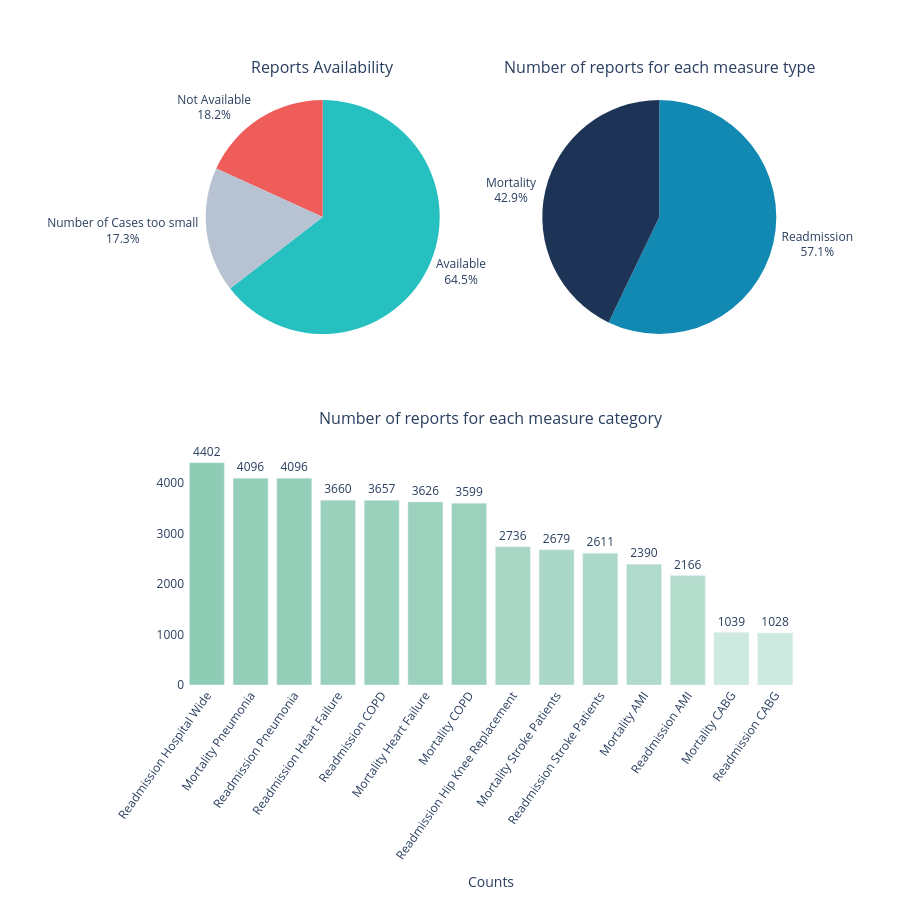

The cell this chart's notebook holds for it:
### Markdown cell above
# Reports Availability

### Code cell
# creating reports availability column
data["reports_availability"] = np.where(data["compared_to_national"] == "Not Available", "Not Available", np.where(data["compared_to_national"] == "Number of Cases Too Small", "Number of Cases too small", "Available"))
reports_availability = data.groupby("reports_availability").size().reset_index(name="counts")

# Reports for each measure type
measure_types = data.groupby(["measure_type"]).size().reset_index(name="counts")

#Reports for measure category
measure_short = data.query("reports_availability == 'Available'").groupby(["measure_short"]).size().sort_values(ascending=False).reset_index(name="counts")

fig = make_subplots(rows=2, cols=2, 
                    specs=[[{'type':'pie'}, {'type':'pie'}],
                           [{'type':'xy', 'colspan':2}, None]],
                    subplot_titles=["Reports Availability", "Number of reports for each measure type", "Number of reports for each measure category"],
                    vertical_spacing=0.20)

fig.add_trace(go.Pie(labels=reports_availability['reports_availability'], 
                     values= reports_availability['counts'],
                     text=reports_availability['counts'],
                     textinfo="percent+label",
                     textposition='outside', # Place labels outside
                     marker_colors=['#27C0C1', '#EF5D5B', '#B7C3D3'],
                     hoverinfo="label+percent+value",
                     showlegend=False), 1, 1)

fig.add_trace(go.Pie(labels=measure_types['measure_type'], 
                     values=measure_types['counts'],
                     text=measure_types['counts'],
                     textinfo="percent+label",
                     textposition='outside',
                     marker_colors=['#1D3456', '#1289B2'],
                     hoverinfo="label+percent+value",
                     showlegend=False), 1, 2)

fig.add_trace(go.Bar(x=measure_short['measure_short'], 
                     y=measure_short['counts'], 
                     text=measure_short['counts'],
                     textposition="outside", 
                     marker=dict(color=measure_short['counts'], colorscale=["#CEE9DF", "#A9D7C6", "#8FCCB5"]),
                     showlegend=False), row=2, col=1)

fig.update_xaxes(title="Measure", tickangle=-55, row=2,col=1)
fig.update_xaxes(title="Counts", row=2,col=1)

for ann in fig['layout']['annotations'][:7]:  # adjust subplot titles
    ann['y'] += 0.035

fig.update_traces(cliponaxis=False, row=2, col=1)
fig.update_layout(height=900,
                  plot_bgcolor='rgba(0,0,0,0)')
fig.show()

### Figure 1 — Plotly figure (JSON) as saved in the notebook; plotly's stock layout.template omitted (floating-point values rounded to 4 significant figures)
{"data": [{"domain": {"x": [0, 0.45], "y": [0.6, 1]}, "hoverinfo": "label+percent+value", "labels": ["Available", "Not Available", "Number of Cases too small"], "marker": {"colors": ["#27C0C1", "#EF5D5B", "#B7C3D3"]}, "showlegend": false, "text": [41785, 11779, 11200], "textinfo": "percent+label", "textposition": "outside", "type": "pie", "values": [41785, 11779, 11200]}, {"domain": {"x": [0.55, 1], "y": [0.6, 1]}, "hoverinfo": "label+percent+value", "labels": ["Mortality", "Readmission"], "marker": {"colors": ["#1D3456", "#1289B2"]}, "showlegend": false, "text": [27756, 37008], "textinfo": "percent+label", "textposition": "outside", "type": "pie", "values": [27756, 37008]}, {"cliponaxis": false, "marker": {"color": [4402, 4096, 4096, 3660, 3657, 3626, 3599, 2736, 2679, 2611, 2390, 2166, 1039, 1028], "colorscale": [[0, "#CEE9DF"], [0.5, "#A9D7C6"], [1, "#8FCCB5"]]}, "showlegend": false, "text": [4402.0, 4096.0, 4096.0, 3660.0, 3657.0, 3626.0, 3599.0, 2736.0, 2679.0, 2611.0, 2390.0, 2166.0, 1039.0, 1028.0], "textposition": "outside", "type": "bar", "x": ["Readmission Hospital Wide", "Mortality Pneumonia", "Readmission Pneumonia", "Readmission Heart Failure", "Readmission COPD", "Mortality Heart Failure", "Mortality COPD", "Readmission Hip Knee Replacement", "Mortality Stroke Patients", "Readmission Stroke Patients", "Mortality AMI", "Readmission AMI", "Mortality CABG", "Readmission CABG"], "xaxis": "x", "y": [4402, 4096, 4096, 3660, 3657, 3626, 3599, 2736, 2679, 2611, 2390, 2166, 1039, 1028], "yaxis": "y"}], "layout": {"annotations": [{"font": {"size": 16}, "showarrow": false, "text": "Reports Availability", "x": 0.225, "xanchor": "center", "xref": "paper", "y": 1.035, "yanchor": "bottom", "yref": "paper"}, {"font": {"size": 16}, "showarrow": false, "text": "Number of reports for each measure type", "x": 0.775, "xanchor": "center", "xref": "paper", "y": 1.035, "yanchor": "bottom", "yref": "paper"}, {"font": {"size": 16}, "showarrow": false, "text": "Number of reports for each measure category", "x": 0.5, "xanchor": "center", "xref": "paper", "y": 0.435, "yanchor": "bottom", "yref": "paper"}], "height": 900, "plot_bgcolor": "rgba(0,0,0,0)", "xaxis": {"anchor": "y", "domain": [0, 1], "tickangle": -55, "title": {"text": "Counts"}}, "yaxis": {"anchor": "x", "domain": [0, 0.4]}}}
